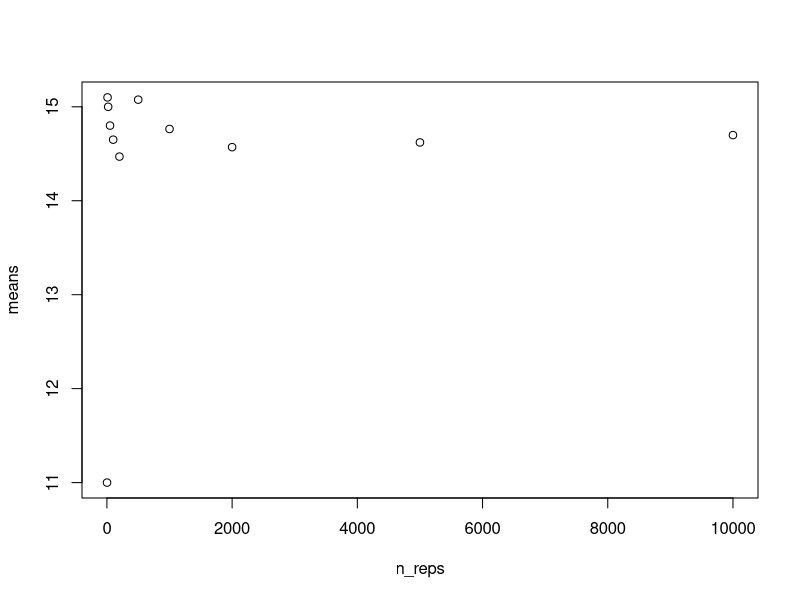

Recreate this plot in R.
################################################################################
############################# PRIMER MODELO ####################################
################################################################################

########################## EJERCICIO 1 #########################################
n<- 6
sample(1:n, 1)

########################## EJERCICIO 2 ########################################
album_size = 6
x <- sample(1:album_size, album_size, T)
compradas <- album_size
while (length(x[!duplicated(x)]) != 6){
  x <- c(x, sample(1:album_size, 1))
  compradas <- compradas + 1
}
compradas

########################## EJERCICIO 3 ########################################
cuantas_figus <- function(album_size){
  x <- sample(1:album_size, album_size, T)
  compradas <- album_size
  while (length(x[!duplicated(x)]) != album_size){
    x <- c(x, sample(1:album_size, 1))
    compradas <- compradas + 1
  }
  return(compradas)
}

cuantas_figus(6)

########################## EJERCICIO 4 #########################################
n_rep = 1000
i <- 0
res <- c()
while(i < n_rep){
  res <- c(res, cuantas_figus(6))
  i <- i + 1
}

#a
mean(res) # 15

#b
sum(res <= 16) / length(res) # P("completar con 16 figus") = 0.673

#c
quantile(res, probs = 0.90) # 24

########################## EJERCICIO 5 #########################################
simulate_cuantas_figus<- function(n_rep, n_figus = 6){
  i <- 0
  res <- c()
  while(i < n_rep){
    res <- c(res, cuantas_figus(n_figus))
    i <- i + 1
  }
  return(res)
}

n_reps = c(2,10, 20, 50, 100,200,500,1000, 2000,5000,10000)
sims <- lapply(n_reps, simulate_cuantas_figus)
means <- lapply(sims, mean)
plot(n_reps, means)



########################## EJERCICIO 6 #########################################
sims <- simulate_cuantas_figus(n_rep = 100, n_figus = 670)
mean(sims) # 4668 en promedio

################################################################################
############################# SEGUNDO MODELO ###################################
################################################################################

########################## EJERCICIO 1 #########################################
figus_total = 670
figus_paquete = 5
paquete <- sample(1:figus_total, figus_paquete, T)

########################## EJERCICIO 2 #########################################
generar_paquete <- function(figus_total, figus_paquete){
  return(sample(1:figus_total, figus_paquete, replace = T)
)
}
generar_paquete(figus_total = 670, figus_paquete = 5)

########################## EJERCICIO 3 #########################################
cuantos_paquetes <- function(figus_total, figus_paquete){
  album <- c()
  paquetes <- 0
  while (length(album[!duplicated(album)]) != figus_total){
    album <- c(album, generar_paquete(figus_total = figus_total, figus_paquete = figus_paquete))
    paquetes <- paquetes + 1
  }
  return(paquetes)
}
cuantos_paquetes(670, 5)

########################## EJERCICIO 4 #########################################
res <- c()
n_rep = 100
i <- 0
while (i < n_rep){
  res <- c(res, cuantos_paquetes(670, 5))
  i <- i +1
}

mean(res) # 940 en promedio

# Estimación de ejercicios 5 y 6 con este número de reps
# 5
sum(res <= 850) / length(res) # P("completar con 850 paquetes") = 0.32

# 6 
quantile(res, probs = 0.90) # 1141
